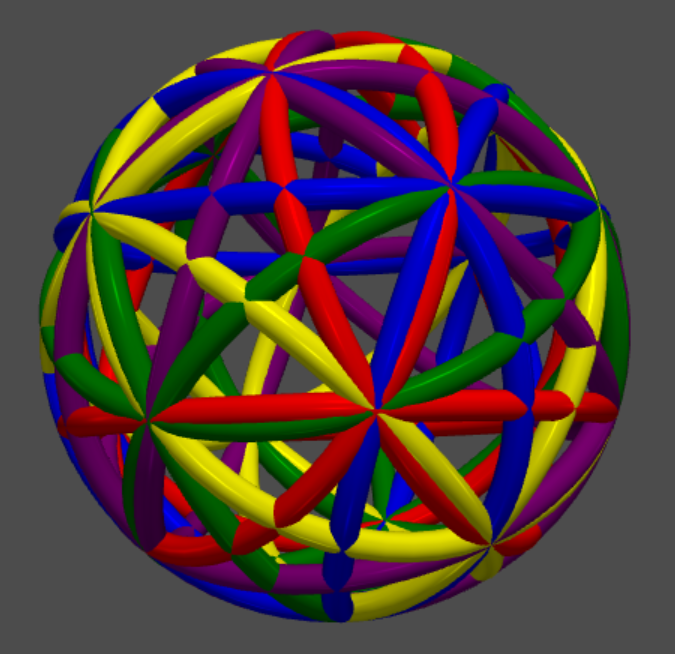

Generate this figure with Python:
import numpy as np
import pyvista as pv
from torus_three_points.main import torusThreePoints

# vertices ####
phi = (1 + np.sqrt(5)) / 2
a = 1 / np.sqrt(3)
b = a / phi
c = a * phi

vertices = np.vstack(
    (
        np.array([a, a, a]),
        np.array([a, a, -a]),
        np.array([a, -a, a]),
        np.array([-a, -a, a]),
        np.array([-a, a, -a]),
        np.array([-a, a, a]),
        np.array([0, b, -c]),
        np.array([0, -b, -c]),
        np.array([0, -b, c]),
        np.array([c, 0, -b]),
        np.array([-c, 0, -b]),
        np.array([-c, 0, b]),
        np.array([b, c, 0]),
        np.array([b, -c, 0]),
        np.array([-b, -c, 0]),
        np.array([-b, c, 0]),
        np.array([0, b, c]),
        np.array([a, -a, -a]),
        np.array([c, 0, b]),
        np.array([-a, -a, -a]),
    )
)

# tetrahedra vertices indices ####
tetra1Idxs = np.vstack(
    (
        np.array([16, 13, 1]),
        np.array([16, 10, 13]),
        np.array([10, 1, 13]),
        np.array([10, 16, 1]),
    )
)
tetra2Idxs = np.vstack(
    (
        np.array([17, 0, 3]),
        np.array([17, 4, 0]),
        np.array([4, 17, 3]),
        np.array([4, 3, 0]),
    )
)
tetra3Idxs = np.vstack(
    (
        np.array([18, 5, 14]),
        np.array([18, 6, 5]),
        np.array([18, 14, 6]),
        np.array([6, 14, 5]),
    )
)
tetra4Idxs = np.vstack(
    (
        np.array([2, 12, 11]),
        np.array([2, 7, 12]),
        np.array([7, 11, 12]),
        np.array([11, 7, 2]),
    )
)
tetra5Idxs = np.vstack(
    (
        np.array([19, 15, 9]),
        np.array([19, 8, 15]),
        np.array([8, 9, 15]),
        np.array([19, 9, 8]),
    )
)

plotter = pv.Plotter()

r = 0.05

tetra = tetra1Idxs
for j in range(4):
    p1 = vertices[
        tetra[j, 0],
    ]
    p2 = vertices[
        tetra[j, 1],
    ]
    p3 = vertices[
        tetra[j, 2],
    ]
    torusThreePoints(
        plotter,
        p1,
        p2,
        p3,
        r,
        show=False,
        smooth_shading=True,
        specular=0.8,
        color="blue",
    )

tetra = tetra2Idxs
for j in range(4):
    p1 = vertices[
        tetra[j, 0],
    ]
    p2 = vertices[
        tetra[j, 1],
    ]
    p3 = vertices[
        tetra[j, 2],
    ]
    torusThreePoints(
        plotter,
        p1,
        p2,
        p3,
        r,
        show=False,
        smooth_shading=True,
        specular=0.8,
        color="red",
    )

tetra = tetra3Idxs
for j in range(4):
    p1 = vertices[
        tetra[j, 0],
    ]
    p2 = vertices[
        tetra[j, 1],
    ]
    p3 = vertices[
        tetra[j, 2],
    ]
    torusThreePoints(
        plotter,
        p1,
        p2,
        p3,
        r,
        show=False,
        smooth_shading=True,
        specular=0.8,
        color="green",
    )

tetra = tetra4Idxs
for j in range(4):
    p1 = vertices[
        tetra[j, 0],
    ]
    p2 = vertices[
        tetra[j, 1],
    ]
    p3 = vertices[
        tetra[j, 2],
    ]
    torusThreePoints(
        plotter,
        p1,
        p2,
        p3,
        r,
        show=False,
        smooth_shading=True,
        specular=0.8,
        color="yellow",
    )

tetra = tetra5Idxs
for j in range(4):
    p1 = vertices[
        tetra[j, 0],
    ]
    p2 = vertices[
        tetra[j, 1],
    ]
    p3 = vertices[
        tetra[j, 2],
    ]
    torusThreePoints(
        plotter,
        p1,
        p2,
        p3,
        r,
        show=False,
        smooth_shading=True,
        specular=0.8,
        color="purple",
    )

plotter.show()

# poetry run python
#  exec(open("examples/example2.py").read())
